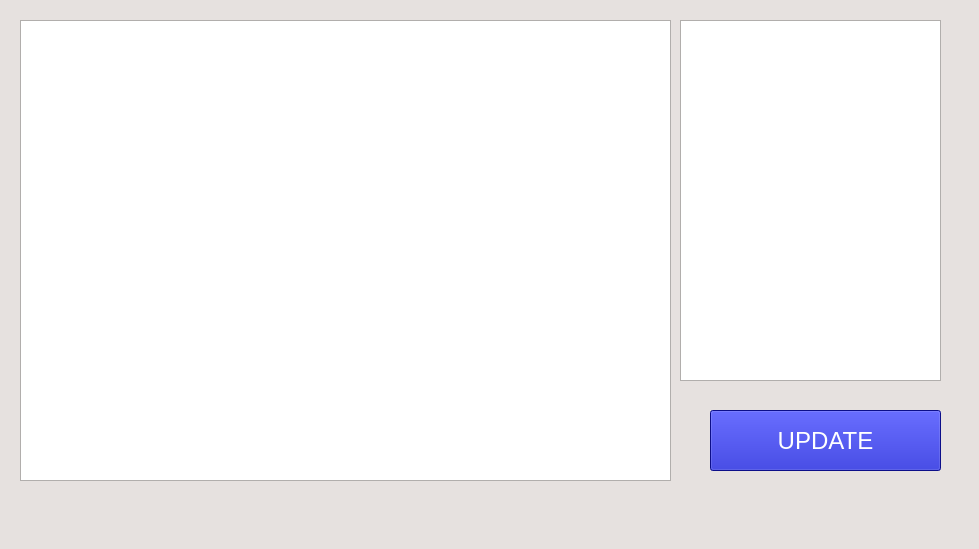
<?xml version="1.0" encoding="UTF-8"?>
<ui version="4.0">
 <class>AutoMode</class>
 <widget class="QWidget" name="AutoMode">
  <property name="geometry">
   <rect>
    <x>0</x>
    <y>0</y>
    <width>979</width>
    <height>549</height>
   </rect>
  </property>
  <property name="palette">
   <palette>
    <active>
     <colorrole role="Base">
      <brush brushstyle="SolidPattern">
       <color alpha="255">
        <red>255</red>
        <green>255</green>
        <blue>255</blue>
       </color>
      </brush>
     </colorrole>
     <colorrole role="Window">
      <brush brushstyle="SolidPattern">
       <color alpha="255">
        <red>230</red>
        <green>225</green>
        <blue>223</blue>
       </color>
      </brush>
     </colorrole>
    </active>
    <inactive>
     <colorrole role="Base">
      <brush brushstyle="SolidPattern">
       <color alpha="255">
        <red>255</red>
        <green>255</green>
        <blue>255</blue>
       </color>
      </brush>
     </colorrole>
     <colorrole role="Window">
      <brush brushstyle="SolidPattern">
       <color alpha="255">
        <red>230</red>
        <green>225</green>
        <blue>223</blue>
       </color>
      </brush>
     </colorrole>
    </inactive>
    <disabled>
     <colorrole role="Base">
      <brush brushstyle="SolidPattern">
       <color alpha="255">
        <red>230</red>
        <green>225</green>
        <blue>223</blue>
       </color>
      </brush>
     </colorrole>
     <colorrole role="Window">
      <brush brushstyle="SolidPattern">
       <color alpha="255">
        <red>230</red>
        <green>225</green>
        <blue>223</blue>
       </color>
      </brush>
     </colorrole>
    </disabled>
   </palette>
  </property>
  <property name="mouseTracking">
   <bool>false</bool>
  </property>
  <property name="windowTitle">
   <string>Form</string>
  </property>
  <widget class="QTableWidget" name="tableSources">
   <property name="geometry">
    <rect>
     <x>20</x>
     <y>20</y>
     <width>651</width>
     <height>461</height>
    </rect>
   </property>
  </widget>
  <widget class="QTableWidget" name="tableDevices">
   <property name="enabled">
    <bool>true</bool>
   </property>
   <property name="geometry">
    <rect>
     <x>680</x>
     <y>20</y>
     <width>261</width>
     <height>361</height>
    </rect>
   </property>
  </widget>
  <widget class="QPushButton" name="buttonRefresh">
   <property name="geometry">
    <rect>
     <x>710</x>
     <y>410</y>
     <width>231</width>
     <height>61</height>
    </rect>
   </property>
   <property name="palette">
    <palette>
     <active>
      <colorrole role="WindowText">
       <brush brushstyle="SolidPattern">
        <color alpha="255">
         <red>255</red>
         <green>255</green>
         <blue>255</blue>
        </color>
       </brush>
      </colorrole>
      <colorrole role="Button">
       <brush brushstyle="SolidPattern">
        <color alpha="255">
         <red>17</red>
         <green>20</green>
         <blue>192</blue>
        </color>
       </brush>
      </colorrole>
      <colorrole role="Text">
       <brush brushstyle="SolidPattern">
        <color alpha="255">
         <red>255</red>
         <green>255</green>
         <blue>255</blue>
        </color>
       </brush>
      </colorrole>
      <colorrole role="ButtonText">
       <brush brushstyle="SolidPattern">
        <color alpha="255">
         <red>255</red>
         <green>255</green>
         <blue>255</blue>
        </color>
       </brush>
      </colorrole>
      <colorrole role="Base">
       <brush brushstyle="SolidPattern">
        <color alpha="255">
         <red>17</red>
         <green>20</green>
         <blue>192</blue>
        </color>
       </brush>
      </colorrole>
      <colorrole role="Window">
       <brush brushstyle="SolidPattern">
        <color alpha="255">
         <red>17</red>
         <green>20</green>
         <blue>192</blue>
        </color>
       </brush>
      </colorrole>
      <colorrole role="PlaceholderText">
       <brush brushstyle="NoBrush">
        <color alpha="128">
         <red>255</red>
         <green>255</green>
         <blue>255</blue>
        </color>
       </brush>
      </colorrole>
     </active>
     <inactive>
      <colorrole role="WindowText">
       <brush brushstyle="SolidPattern">
        <color alpha="255">
         <red>255</red>
         <green>255</green>
         <blue>255</blue>
        </color>
       </brush>
      </colorrole>
      <colorrole role="Button">
       <brush brushstyle="SolidPattern">
        <color alpha="255">
         <red>17</red>
         <green>20</green>
         <blue>192</blue>
        </color>
       </brush>
      </colorrole>
      <colorrole role="Text">
       <brush brushstyle="SolidPattern">
        <color alpha="255">
         <red>255</red>
         <green>255</green>
         <blue>255</blue>
        </color>
       </brush>
      </colorrole>
      <colorrole role="ButtonText">
       <brush brushstyle="SolidPattern">
        <color alpha="255">
         <red>255</red>
         <green>255</green>
         <blue>255</blue>
        </color>
       </brush>
      </colorrole>
      <colorrole role="Base">
       <brush brushstyle="SolidPattern">
        <color alpha="255">
         <red>17</red>
         <green>20</green>
         <blue>192</blue>
        </color>
       </brush>
      </colorrole>
      <colorrole role="Window">
       <brush brushstyle="SolidPattern">
        <color alpha="255">
         <red>17</red>
         <green>20</green>
         <blue>192</blue>
        </color>
       </brush>
      </colorrole>
      <colorrole role="PlaceholderText">
       <brush brushstyle="NoBrush">
        <color alpha="128">
         <red>255</red>
         <green>255</green>
         <blue>255</blue>
        </color>
       </brush>
      </colorrole>
     </inactive>
     <disabled>
      <colorrole role="WindowText">
       <brush brushstyle="SolidPattern">
        <color alpha="255">
         <red>255</red>
         <green>255</green>
         <blue>255</blue>
        </color>
       </brush>
      </colorrole>
      <colorrole role="Button">
       <brush brushstyle="SolidPattern">
        <color alpha="255">
         <red>17</red>
         <green>20</green>
         <blue>192</blue>
        </color>
       </brush>
      </colorrole>
      <colorrole role="Text">
       <brush brushstyle="SolidPattern">
        <color alpha="255">
         <red>255</red>
         <green>255</green>
         <blue>255</blue>
        </color>
       </brush>
      </colorrole>
      <colorrole role="ButtonText">
       <brush brushstyle="SolidPattern">
        <color alpha="255">
         <red>255</red>
         <green>255</green>
         <blue>255</blue>
        </color>
       </brush>
      </colorrole>
      <colorrole role="Base">
       <brush brushstyle="SolidPattern">
        <color alpha="255">
         <red>17</red>
         <green>20</green>
         <blue>192</blue>
        </color>
       </brush>
      </colorrole>
      <colorrole role="Window">
       <brush brushstyle="SolidPattern">
        <color alpha="255">
         <red>17</red>
         <green>20</green>
         <blue>192</blue>
        </color>
       </brush>
      </colorrole>
      <colorrole role="PlaceholderText">
       <brush brushstyle="NoBrush">
        <color alpha="128">
         <red>255</red>
         <green>255</green>
         <blue>255</blue>
        </color>
       </brush>
      </colorrole>
     </disabled>
    </palette>
   </property>
   <property name="font">
    <font>
     <family>Arial</family>
     <pointsize>18</pointsize>
     <underline>false</underline>
     <strikeout>false</strikeout>
    </font>
   </property>
   <property name="styleSheet">
    <string notr="true">#buttonRefresh {

-webkit-box-shadow: inset 0 1px 0 rgba(255, 255, 255, 0.2), 0 1px 2px rgba(0, 0, 0, 0.08);
-moz-box-shadow: inset 0 1px 0 rgba(255, 255, 255, 0.2), 0 1px 2px rgba(0, 0, 0, 0.08);
box-shadow: inset 0 1px 0 rgba(255, 255, 255, 0.2), 0 1px 2px rgba(0, 0, 0, 0.08);
color: #fff;
display:block;

text-align: center;
font-family: Arial, Helvetica, sans-serif;



text-decoration: none;
text-shadow: 0 1px 1px rgba(0, 0, 0, 0.075);
-webkit-transition: background-color 0.1s linear;
-moz-transition: background-color 0.1s linear;
-o-transition: background-color 0.1s linear;
transition: background-color 0.1s linear;


background-color: rgb(17, 20, 192 );
border: 1px solid rgb( 33, 16, 74 );
div { border-radius: 10px; }
}

#buttonRefresh:hover {
background-color: rgb( 11, 55, 15 );
}
</string>
   </property>
   <property name="text">
    <string>UPDATE</string>
   </property>
  </widget>
 </widget>
 <resources/>
 <connections/>
</ui>
